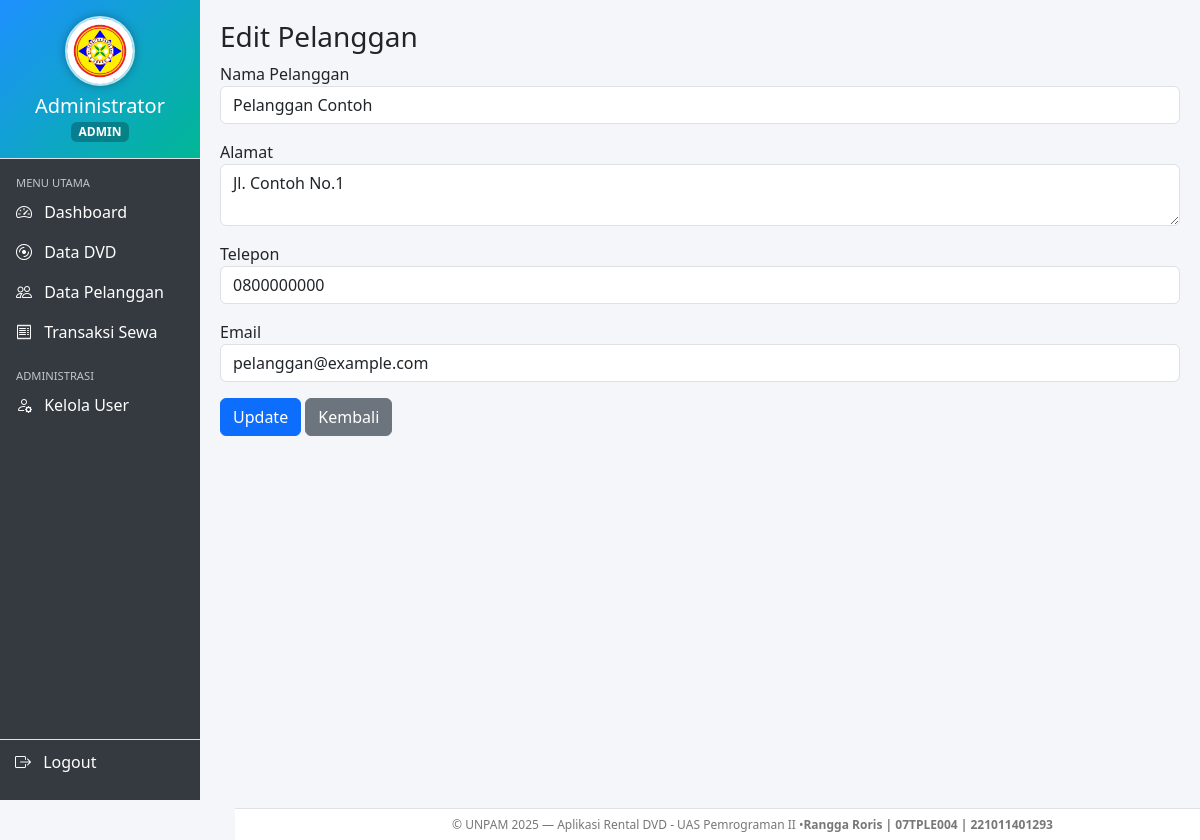
/pages/pelanggan/edit.php?id=1 (signed in), run on the app's committed database.
### tables this page shows
CREATE TABLE pelanggan (
    id INT AUTO_INCREMENT PRIMARY KEY,
    user_id INT NULL,
    nama_pelanggan VARCHAR(100) NOT NULL,
    alamat TEXT,
    telepon VARCHAR(20),
    email VARCHAR(100),
    FOREIGN KEY (user_id) REFERENCES users(id)
);

### config/config.php (called while the page is built, shortened)
<?php
$projectRoot = str_replace('\\', '/', realpath(__DIR__ . '/..'));
$docRoot     = str_replace('\\', '/', realpath($_SERVER['DOCUMENT_ROOT'] ?? ''));
$base_url    = rtrim(str_replace($docRoot, '', $projectRoot), '/');
function base_url(string $path = ''): string {
    global $base_url;
    return $base_url . $path;
}

### pages/pelanggan/edit.php (the view, shortened to what this page needs)
<?php
require_once '../../config/config.php';
$id = (int) ($_GET['id'] ?? 0);
$stmt = $pdo->prepare("SELECT * FROM pelanggan WHERE id = :id");
$stmt->execute(['id' => $id]);
$pel = $stmt->fetch(PDO::FETCH_ASSOC);
include '../../layouts/header.php';
include '../../layouts/sidebar.php';
?>
<h3>Edit Pelanggan</h3>
<form method="post">
  <div class="mb-3">
    <label>Nama Pelanggan</label>
    <input type="text" name="nama_pelanggan" class="form-control" required
           value="<?= htmlspecialchars($pel['nama_pelanggan']) ?>">
  </div>
  <div class="mb-3">
    <label>Alamat</label>
    <textarea name="alamat" class="form-control"><?= htmlspecialchars($pel['alamat']) ?></textarea>
  </div>
  <div class="mb-3">
    <label>Telepon</label>
    <input type="text" name="telepon" class="form-control" value="<?= htmlspecialchars($pel['telepon']) ?>">
  </div>
  <div class="mb-3">
    <label>Email</label>
    <input type="email" name="email" class="form-control" value="<?= htmlspecialchars($pel['email']) ?>">
  </div>
  <button class="btn btn-primary">Update</button>
  <a href="<?= base_url('/pages/pelanggan/index.php') ?>" class="btn btn-secondary">Kembali</a>
</form>
<?php
include '../../layouts/footer.php';
?>

### layouts/header.php (style rules this page uses)
body { background-color: #f4f6f9; }
body { padding-bottom: 40px; }

### data on the page
pelanggan: nama_pelanggan "Pelanggan Contoh", alamat "Jl. Contoh No.1", telepon "0800000000", email "pelanggan@example.com"

### other printed values
$name "Administrator"
$role ?: 'TIDAK DIKETAHUI' "ADMIN"
